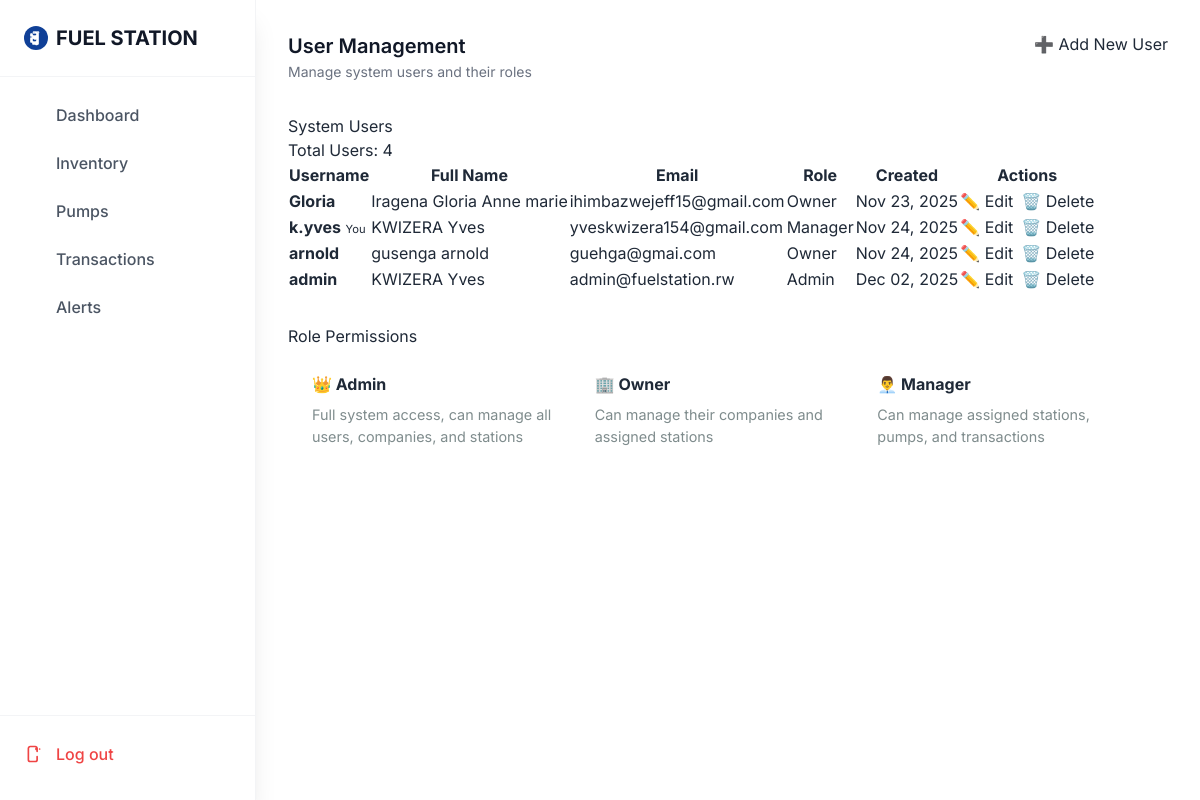
Page /users/ (signed in) on the committed database.
### service/models.py (models this page shows, shortened)
class User(models.Model):
    user_id = models.AutoField(primary_key=True)
    username = models.CharField(max_length=50, unique=True)
    full_name = models.CharField(max_length=100)
    password=models.CharField(max_length=12)
    email = models.EmailField(blank=True, null=True)
    ROLE_CHOICES = [
        ('admin', 'Admin'),
        ('owner', 'Owner'),
        ('manager', 'Manager'),
    ]
    role = models.CharField(max_length=20, choices=ROLE_CHOICES)
    created_at = models.DateTimeField(auto_now_add=True)
    last_login = models.DateTimeField(blank=True, null=True)

### service/views.py (the view)
# urls.py: path('users/', views.UserListView.as_view(), name='user_list'),
class UserListView(ListView):
    model = User
    template_name = "users/list.html"
    context_object_name = "users"

### templates/users/list.html
{% extends 'base.html' %}
{% block page_title %}User Management{% endblock %}
{% block page_description %}Manage system users and their roles{% endblock %}
{% block header_actions %}
<a href="{% url 'user_create' %}" class="btn btn-primary">➕ Add New User</a>
{% endblock %}
{% block content %}
<div class="card">
    <div class="card-header">
        <h3 class="card-title">System Users</h3>
        <span>Total Users: {{ users.count }}</span>
    </div>
    {% if users %}
    <table class="table">
        <thead>
            <tr>
                <th>Username</th>
                <th>Full Name</th>
                <th>Email</th>
                <th>Role</th>
                <th>Created</th>
                <th>Actions</th>
            </tr>
        </thead>
        <tbody>
            {% for user in users %}
            <tr>
                <td>
                    <strong>{{ user.username }}</strong>
                    {% if user.user_id == request.session.user_id %}
                    <span class="status-badge status-active" style="font-size: 0.7rem;">You</span>
                    {% endif %}
                </td>
                <td>{{ user.full_name }}</td>
                <td>{{ user.email|default:"-" }}</td>
                <td>
                    <span class="status-badge
                        {% if user.role == 'admin' %}status-active
                        {% elif user.role == 'owner' %}status-pending
                        {% else %}status-resolved{% endif %}">
                        {{ user.get_role_display }}
                    </span>
                </td>
                <td>{{ user.created_at|date:"M d, Y" }}</td>
                <td>
                    <div style="display: flex; gap: 0.5rem;">
                        <a href="{% url 'user_update' user.user_id %}" class="btn btn-warning btn-sm">✏️ Edit</a>
                        {% if user.user_id != request.session.user_id %}
                        <a href="{% url 'user_delete' user.user_id %}" class="btn btn-danger btn-sm">🗑️ Delete</a>
                        {% else %}
                        <button class="btn btn-secondary btn-sm" disabled>🗑️ Delete</button>
                        {% endif %}
                    </div>
                </td>
            </tr>
            {% endfor %}
        </tbody>
    </table>
    {% else %}
    <div style="padding: 3rem; text-align: center; color: #7f8c8d;">
        <p>No users found in the system.</p>
        <a href="{% url 'user_create' %}" class="btn btn-primary">Create First User</a>
    </div>
    {% endif %}
</div>
<div class="card" style="margin-top: 2rem;">
    <div class="card-header">
        <h3 class="card-title">Role Permissions</h3>
    </div>
    <div style="padding: 1.5rem;">
        <div style="display: grid; grid-template-columns: repeat(auto-fit, minmax(200px, 1fr)); gap: 1rem;">
            <div>
                <strong>👑 Admin</strong>
                <p style="margin: 0.5rem 0 0 0; color: #7f8c8d; font-size: 0.9rem;">
                    Full system access, can manage all users, companies, and stations
                </p>
            </div>
            <div>
                <strong>🏢 Owner</strong>
                <p style="margin: 0.5rem 0 0 0; color: #7f8c8d; font-size: 0.9rem;">
                    Can manage their companies and assigned stations
                </p>
            </div>
            <div>
                <strong>👨‍💼 Manager</strong>
                <p style="margin: 0.5rem 0 0 0; color: #7f8c8d; font-size: 0.9rem;">
                    Can manage assigned stations, pumps, and transactions
                </p>
            </div>
        </div>
    </div>
</div>
{% endblock %}

### rows in the picture
User: username "Gloria", full_name "Iragena Gloria Anne marie", email "ihimbazwejeff15@gmail.com", role "Owner", created_at "Nov 23, 2025", shows "🗑️ Delete"
User: username "k.yves", shows "You", full_name "KWIZERA Yves", email "yveskwizera154@gmail.com", role "Manager", created_at "Nov 24, 2025", shows "🗑️ Delete"
User: username "arnold", full_name "gusenga arnold", email "guehga@gmai.com", role "Owner", created_at "Nov 24, 2025", shows "🗑️ Delete"
User: username "admin", full_name "KWIZERA Yves", email "admin@fuelstation.rw", role "Admin", created_at "Dec 02, 2025", shows "🗑️ Delete"

### other values in the picture
{{ users.count }} "4"
